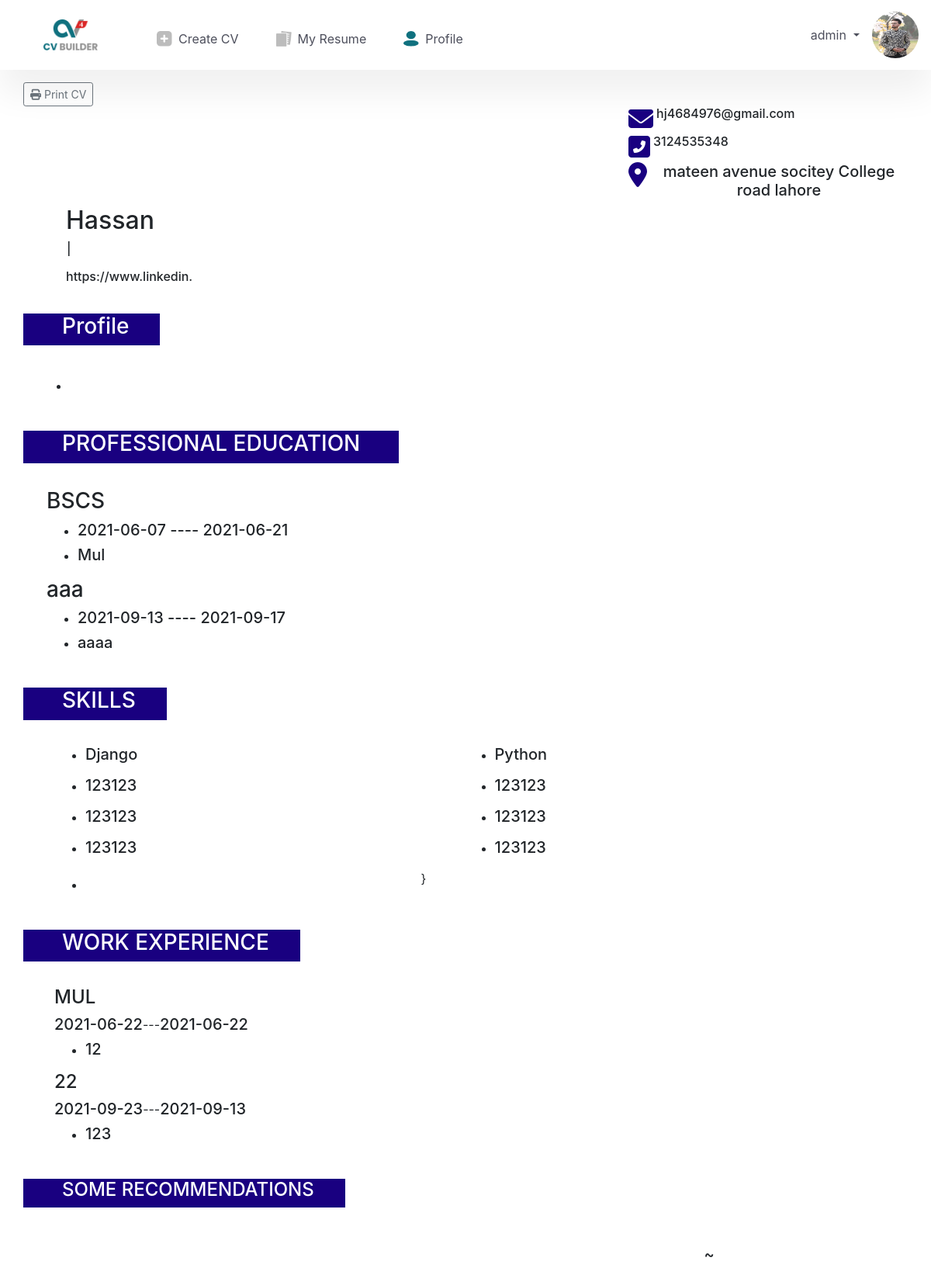
The app's page /dashboard/CV/87/ (signed in) with its own data.
### dashboard/models.py (models this page shows, shortened)
class Profile(models.Model):
    boolChoice = (
        ("Male", "Male"), ("Female", "Female"))
    name = models.CharField(max_length=50)
    fname = models.TextField(max_length=50)
    age = models.IntegerField()
    gender = models.CharField(max_length=10, choices=boolChoice)
    profile_pic = models.ImageField(default='place.png')
    email = models.TextField(max_length=20, default=None)
    contactno1 = models.IntegerField(default=None)
    contactno2 = models.IntegerField(blank=True, null=True)
    linkedin = models.TextField(max_length=50, default=None)
    address = models.TextField(max_length=100, default=None)
    education = models.ManyToManyField(ProfileEducation, default=None)
    experience = models.ManyToManyField(ProfileExperience, default=None)
    skills = models.ManyToManyField(ProfileSkills, default=None)
    user = models.ManyToManyField(User, blank=True)

class ProfileCertificate(models.Model):
    cert = models.TextField(blank=True, max_length=50)

class ProfileEducation(models.Model):
    institute = models.TextField(max_length=50)
    board = models.TextField(max_length=50)
    degree = models.TextField(max_length=50)
    startingdate = models.TextField(max_length=20)
    endingdate = models.TextField(max_length=20)
    result = models.TextField(max_length=10)
    percentage = models.IntegerField(default=None)

class ProfileSkills(models.Model):
    skills = models.TextField(max_length=20)

class ProfileExperience(models.Model):
    organization = models.TextField(max_length=20)
    previousDesignation = models.TextField(max_length=20)
    startingDate = models.TextField(max_length=20)
    endingDate = models.TextField(max_length=20)
    responsibilities = models.TextField(max_length=100)

class Recommendations(models.Model):
    recomend = models.TextField(blank=True, max_length=300)
    recomendby = models.TextField(blank=True, max_length=500)

### dashboard/views.py (the view)
# urls.py: path('CV/<id>/', views.generate, name='generate'),
def generate(request, id):
    uid = request.user.id
    detail = Profile.objects.filter(user=request.user).first()
    cv = CV.objects.get(id=id, user=request.user)
    print(cv)
    return render(request, 'dashboard/createresume.html', {'detail': detail, 'id': uid, 'cv': cv})

### dashboard/templates/dashboard/createresume.html (shortened to what this page needs)
{% extends 'basetemplate.html' %}
{% load static %}
{% block content  %}
    <div class="container mt-3" style="padding-left: 0px; padding-right: 0px;">
     <a  href="{% url 'dashboard:printcv' cv.id %}"  target="_blank" class="btn btn-sm btn-outline-secondary"><i class="fas fa-print"></i> Print CV</a>
        <form  class="form-group " action="" method="post" enctype="multipart/form-data">
            <div class="row" >
                <div class="col-8" >
                </div>
                <div class="col-4" style="display: flex;text-align: center;margin-bottom: 4px;" >
                    <i class="fas fa-envelope fa-2x" style="margin-right: 4px;color: #190080;"></i>
                    <h6>{{ detail.email }}</h6>
                </div>
            </div>
            <div class="row">
                <div class="col-8" >
                </div>
                <div class="col-4" style="display: flex;text-align: center;margin-bottom: 4px" >
                    <i class="fas fa-phone-square-alt fa-2x" style="margin-right: 4px;color: #190080;"></i>
                    <h6>{{ detail.contactno1 }}</h6>
                </div>
            </div>
            <div class="row">
                <div class="col-8" >
                </div>
                <div class="col-4" style="display: flex;text-align: center" >
                    <i class="fas fa-map-marker-alt fa-2x" style="margin-right: 4px;color: #190080;"></i>
                    <h5>{{ detail.address }}</h5>
                </div>
            </div>
            <div class="row" style="margin-left: 40px ">
                <div class="col-6" >
                    <h2>{{ detail.name}}</h2>
                    <div class="row" style="margin-left: 1px ">
                        {% for cer in cv.certificate.all %}
                            <h6>  {{  cer.cert }} | </h6>
                        {% endfor %}
                    </div>
                    <h6>{{ detail.linkedin }}</h6>
                </div>
            </div>
            <label style="background-color: #190080;color: white;padding-left: 50px;padding-right:40px;margin-top: 30px; "><h3>Profile</h3></label><br><br>
            <div class="row">
                <div class="col-11" style="margin-left: 20px">
                    <ul>
                        {% for bc in cv.profinfo.all %}
                            <li><h5>{{ bc.info }}</h5></li>
                        {% endfor %}
                    </ul>
                </div>
            </div>
            <label style="background-color: #190080;color: white;padding-left: 50px;padding-right:50px;margin-top: 30px; "><h3>PROFESSIONAL EDUCATION</h3></label><br><br>
            {% for edu in detail.education.all %}
                <div class="row" >
                    <div class="col" style="margin-left: 30px" >
                        <h3>{{ edu.degree}}</h3>
                        <ul>
                            <li>
                                <h5>{{ edu.startingdate}} ----  {{ edu.endingdate }}</h5>
                            </li>
                            <li>
                                <h5>{{ edu.institute }}</h5>
                            </li>
                        </ul>
                    </div>
                </div>
            {% endfor %}
            <label style="background-color: #190080;color: white;padding-left: 50px;padding-right:40px;margin-top: 30px; "><h3>SKILLS</h3></label><br><br>
            <div class="row" >
                {% for skill in detail.skills.all %}
                    <div class="col-5"  style="margin-left: 40px">
                        <UL> <li><h5>{{ skill.skills}}
                        </h5></li></UL>
                    </div>
                {% endfor %}
                }
            </div>
            <label style="background-color: #190080;color: white;padding-left: 50px;padding-right:40px;margin-top: 30px; "><h3>WORK EXPERIENCE</h3></label><br><br>
            {% for exp in detail.experience.all %}
                <div class="row" >
                    <div class="col"  style="margin-left: 40px">
                        <h4>{{ exp.organization }}
                        </h4>
                        <span style="display: flex">
                       <h5>{{ exp.startingDate }} </h5>
                           <h7 > --- </h7>
<h5> {{ exp.endingDate }}</h5>
                   </span>
                        <ul>
                            <li>
                                <h5>{{ exp.responsibilities}}</h5>
                            </li>
                        </ul>
                    </div>
                </div>
            {% endfor %}
            <label style="background-color: #190080;color: white;padding-left: 50px;padding-right:40px;margin-top: 30px; "><h4>SOME RECOMMENDATIONS</h4></label><br><br>
            {% for rec in cv.recommend.all %}
                <div class="row">
                    <div class="col-9"></div>
                    <div class="col-3">
                        <h5> ~ {{rec.recomendby}}
                        </h5>
                    </div>
                </div>
            {% endfor %}
        </form>
</div>
{% endblock %}

### templates/basetemplate.html (shortened to what this page needs)
{% load static %}
<!doctype html>
<html lang="en">
<head>
    <link rel="stylesheet" href="https://maxcdn.bootstrapcdn.com/bootstrap/4.0.0/css/bootstrap.min.css">
    <link rel="stylesheet" href="https://ajax.googleapis.com/ajax/libs/jqueryui/1.12.1/themes/smoothness/jquery-ui.css">
</head>
<body>
<nav class="navbar navbar-expand-lg nav1">
    <a class="navbar-brand" href="{% url 'dashboard:dashboard_view' %}">
        <img class="logo" src={% static 'CV-Builder.png' %} width="70" height="40" alt="">
    </a>
    <div class="collapse navbar-collapse" id="navbarNavAltMarkup">
        <ul class="navbar-nav">
            <li class="nav-item">
                <img class="img1" src={% static 'create_cv.png' %}  alt="" height="20px" width="20px" align="left">
                <a class="nav-link nav2" href="{% url 'dashboard:selectcv' %}">Create CV</a>
            </li>
            <li class="nav-item">
                <img class="img2" src={% static 'Resume_pages.png' %} alt="" height="20px" width="20px" align="left">
                <a class="nav-link nav3" href="{% url 'pages:createpage' %}">My Resume</a>
            </li>
            <li class="nav-item">
                <img class="img2"  src={% static 'Profile.png' %} alt="" height="20px" width="20px" align="left">
                <a class="nav-link nav3" href="{% url 'dashboard:profile_form'  %}">Profile</a>
            </li>
        </ul>
    </div>
    <div class="dropdown">
        <a class="btn btn-secondary dropdown-toggle" href="#" role="button" id="dropdownMenuLink" data-toggle="dropdown" aria-haspopup="true" aria-expanded="false" style="background-color: #fff; color: #4D4F5C; border: none;">
             {{ request.user }}
        </a>
        <img  style="width: 60px; height: 60px ;border-radius: 100%" src="{{detail.profile_pic.url}}">
    </div>
</nav>
<div class="container-fluid">
    {% block content %}
    {% endblock %}
</div>
</body>
</html>

### records on screen
Profile: profile_pic (picture), email "hj4684976@gmail.com", contactno1 "3124535348", address "mateen avenue socitey College road lahore", name "Hassan", linkedin "https://www.linkedin."
ProfileEducation: degree "BSCS", startingdate "2021-06-07", endingdate "2021-06-21", institute "Mul"
ProfileEducation: degree "aaa", startingdate "2021-09-13", endingdate "2021-09-17", institute "aaaa"
ProfileSkills: skills "Django"
ProfileSkills: skills "Python"
ProfileSkills: skills "123123"
ProfileSkills: skills "123123"
ProfileSkills: skills "123123"
ProfileSkills: skills "123123"
ProfileSkills: skills "123123"
ProfileSkills: skills "123123"
ProfileExperience: organization "MUL", startingDate "2021-06-22", endingDate "2021-06-22", responsibilities "12"
ProfileExperience: organization "22", startingDate "2021-09-23", endingDate "2021-09-13", responsibilities "123"

### other values on screen
{{ request.user }} "admin"
